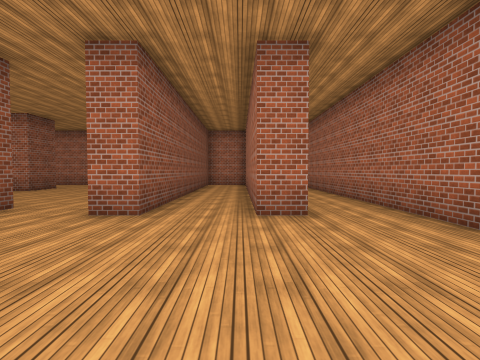
[1] (above)

24 first-person views from a walk through a Unity game level. The camera is 1.4 m above the floor, tilts 2° down and sees 85° across. The floor is counted in squares, 2 m on a side. Each view is taken from the middle of a square. On the plan, view 1 faces up. The plan holds only what a view shows up to about 9 squares ahead; the rest is blank. The place goes on beyond the plan. The player is left out. Door leaves are left out, so doorways stand open. Surface patterns are stand-ins for the level's own textures.

[2]
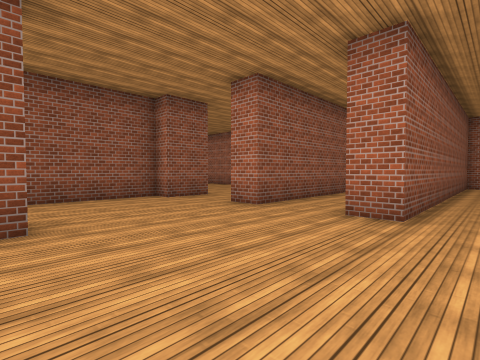

[3]
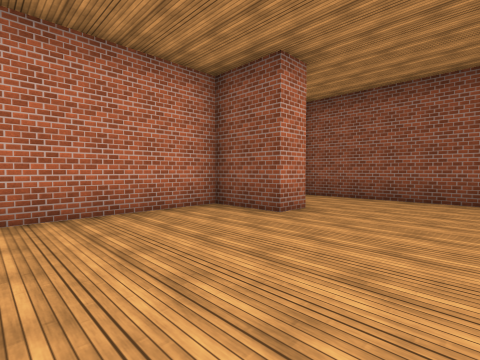

[4]
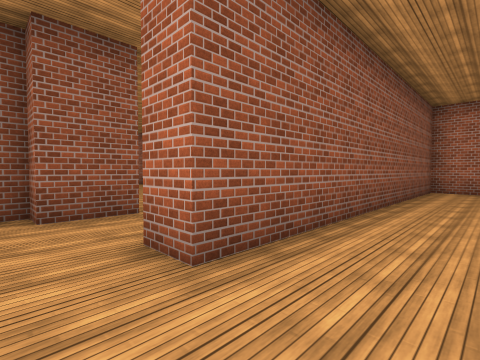

[5]
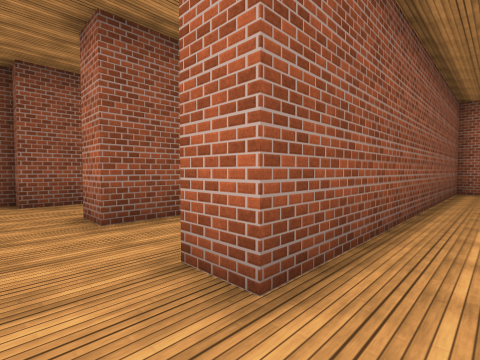

[6]
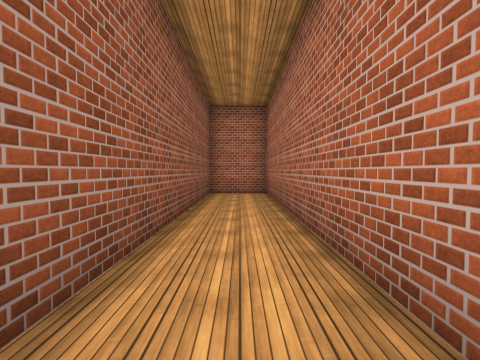

[7]
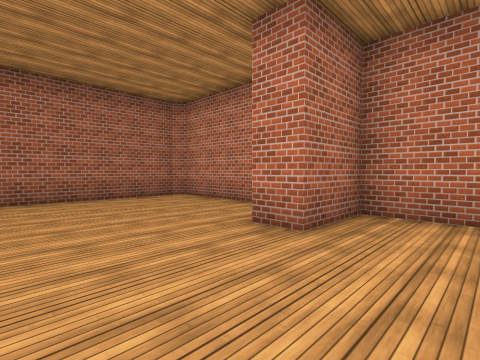

[8]
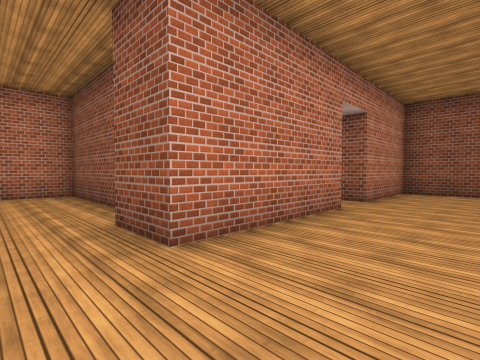

[9]
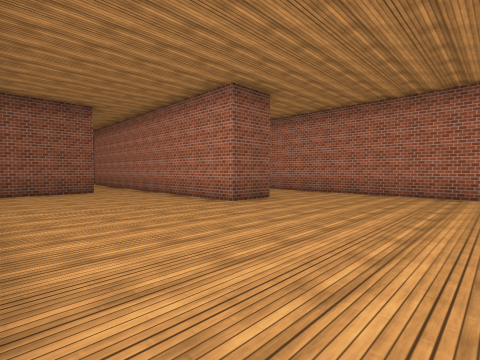

[10]
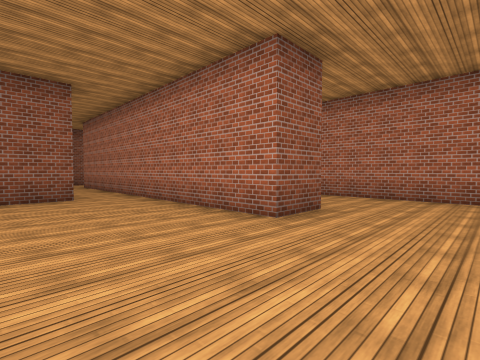

[11]
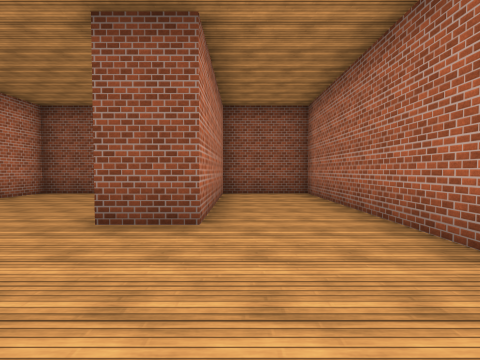

[12]
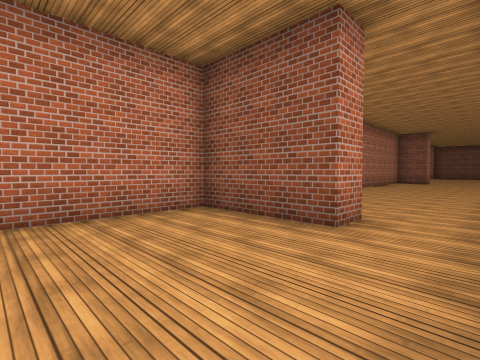

[13]
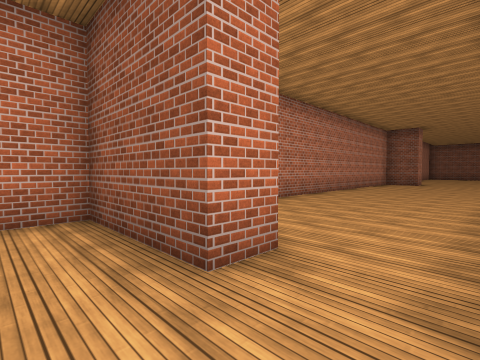

[14]
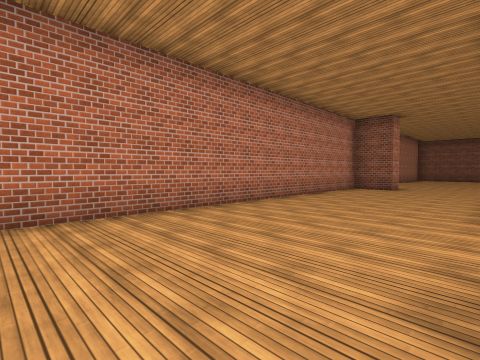

[15]
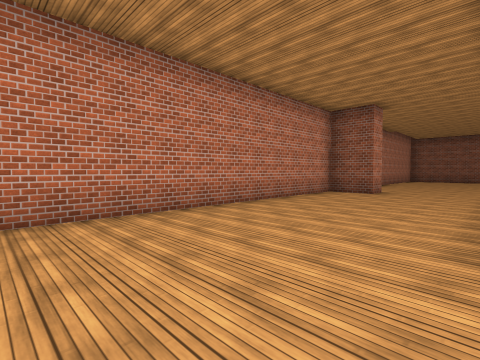

[16]
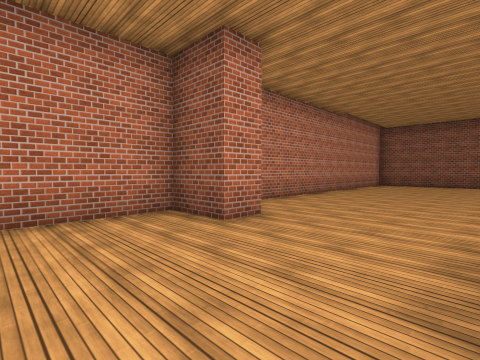

[17]
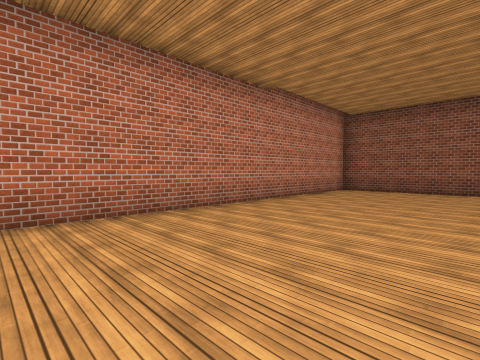

[18]
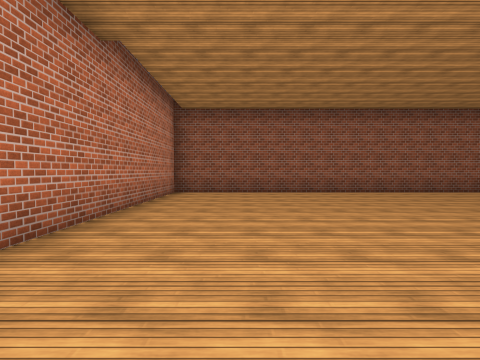

[19]
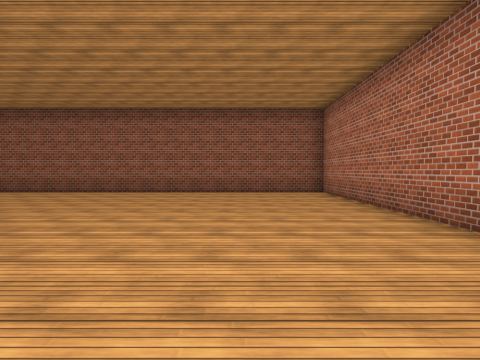

[20]
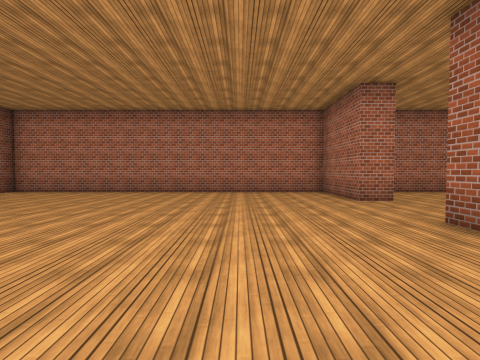

[21]
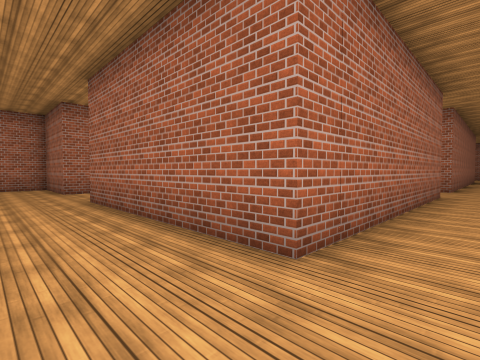

[22]
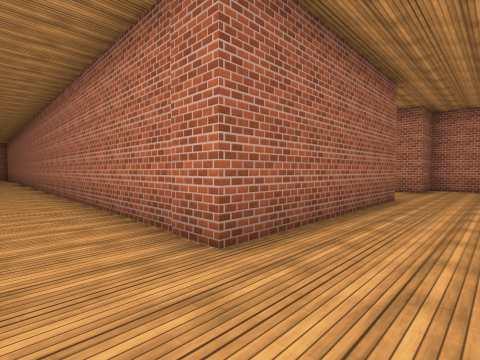

[23]
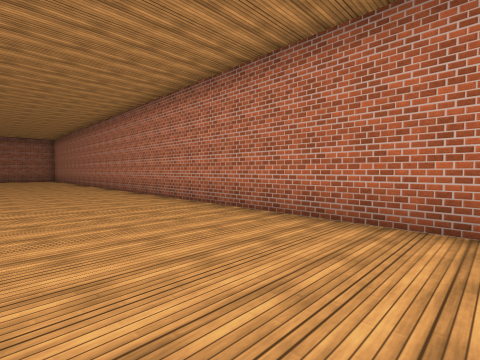

[24]
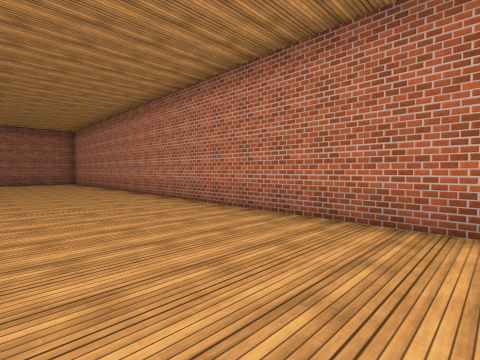

### Floor plan
Ten units are one square. View 1 is at (0, 0); x grows to the right and y downward. Boxes are objects, and circles mark ways between rooms. Rooms are numbered by the first view taken in them; rooms with no view inside come last. Other rooms are left out.
<svg viewBox="-370 -202 404 221">
<path fill="none" stroke="#000" d="M-42 -49 -42 -35 -48 -35 -48 13 -24 13 -24 -4 -16 -4 -16 13 28 13 28 -131 11 -131 11 -41 3 -41 3 -85M25 14 29 10M-4 -131 -16 -131 -16 -41 -25 -41M-79 -49 -42 -49M-118 -105 -74 -105 -74 -91 -136 -91M-32 -131 -121 -131 -121 -104M-130 -76 -121 -76 -121 -49 -91 -49M-254 -170 -262 -170 -262 -197 -365 -197 -365 -49 -262 -49 -262 -62 -254 -62 -254 -49 -151 -49M-221 -197 -239 -197M-195 -91 -262 -91 -262 -145 -88 -145M-164 -91 -174 -91M-136 -91 -146 -91"/>
<circle cx="-35" cy="-45" r="3" fill="#2a7"/>
<circle cx="-125" cy="-85" r="3" fill="#2a7"/>
<text x="-10" y="-40">1</text>
<text x="-70" y="-90">2</text>
<text x="-230" y="-150">3</text>
</svg>
Room 1 opens to room 2. Room 2 opens to room 3.

Where each view was taken, in squares from view 1:
view 1: 0 up, 0 right, facing up
view 2: 0 up, 2 right, facing up-left
view 3: 3 up, 2 right, facing down-left
view 4: 3 up, 0 right, facing up-left
view 5: 3 up, 2 right, facing up-left
view 6: 5 up, 2 right, facing up
view 7: 3 up, 4 left, facing down-right
view 8: 7 up, 3 left, facing down-left
view 9: 5 up, 3 left, facing up-left
view 10: 6 up, 5 left, facing up-left
view 11: 11 up, 4 left, facing left
view 12: 9 up, 9 left, facing down-left
view 13: 9 up, 11 left, facing down-left
view 14: 9 up, 15 left, facing down-left
view 15: 9 up, 17 left, facing down-left
view 16: 9 up, 23 left, facing down-left
view 17: 9 up, 27 left, facing down-left
view 18: 7 up, 28 left, facing left
view 19: 17 up, 28 left, facing left
view 20: 11 up, 29 left, facing up
view 21: 8 up, 28 left, facing up-right
view 22: 16 up, 28 left, facing down-right
view 23: 18 up, 23 left, facing down-right
view 24: 18 up, 18 left, facing down-right
